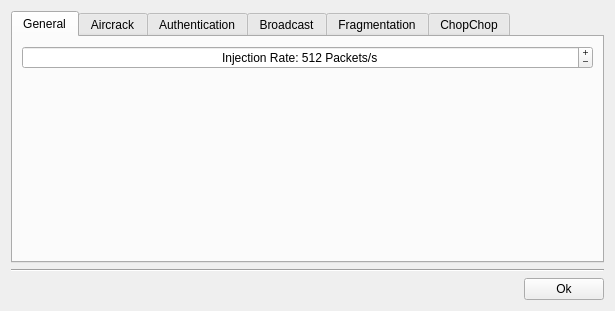
<?xml version="1.0" encoding="UTF-8"?>
<ui version="4.0">
 <class>Options</class>
 <widget class="QWidget" name="Options">
  <property name="windowModality">
   <enum>Qt::ApplicationModal</enum>
  </property>
  <property name="geometry">
   <rect>
    <x>0</x>
    <y>0</y>
    <width>615</width>
    <height>311</height>
   </rect>
  </property>
  <property name="windowTitle">
   <string>Options</string>
  </property>
  <layout class="QGridLayout" name="gridLayout_2">
   <item row="1" column="0" colspan="2">
    <widget class="Line" name="line_5">
     <property name="orientation">
      <enum>Qt::Horizontal</enum>
     </property>
    </widget>
   </item>
   <item row="2" column="0">
    <spacer name="horizontalSpacer">
     <property name="orientation">
      <enum>Qt::Horizontal</enum>
     </property>
     <property name="sizeHint" stdset="0">
      <size>
       <width>40</width>
       <height>20</height>
      </size>
     </property>
    </spacer>
   </item>
   <item row="2" column="1">
    <widget class="QPushButton" name="pushButtonOk">
     <property name="text">
      <string>Ok</string>
     </property>
     <property name="icon">
      <iconset resource="../icons.qrc">
       <normaloff>:/icons/icons/clean.png</normaloff>:/icons/icons/clean.png</iconset>
     </property>
    </widget>
   </item>
   <item row="0" column="0" colspan="2">
    <widget class="QTabWidget" name="tabWidget">
     <property name="currentIndex">
      <number>0</number>
     </property>
     <widget class="QWidget" name="tab">
      <attribute name="title">
       <string>General</string>
      </attribute>
      <layout class="QFormLayout" name="formLayout">
       <item row="0" column="0" colspan="2">
        <widget class="QSpinBox" name="spinBoxRate">
         <property name="sizePolicy">
          <sizepolicy hsizetype="Minimum" vsizetype="Minimum">
           <horstretch>0</horstretch>
           <verstretch>0</verstretch>
          </sizepolicy>
         </property>
         <property name="alignment">
          <set>Qt::AlignCenter</set>
         </property>
         <property name="buttonSymbols">
          <enum>QAbstractSpinBox::PlusMinus</enum>
         </property>
         <property name="suffix">
          <string> Packets/s</string>
         </property>
         <property name="prefix">
          <string>Injection Rate: </string>
         </property>
         <property name="minimum">
          <number>8</number>
         </property>
         <property name="maximum">
          <number>1024</number>
         </property>
         <property name="value">
          <number>512</number>
         </property>
        </widget>
       </item>
      </layout>
     </widget>
     <widget class="QWidget" name="tab_2">
      <attribute name="title">
       <string>Aircrack</string>
      </attribute>
      <layout class="QFormLayout" name="formLayout_2">
       <property name="fieldGrowthPolicy">
        <enum>QFormLayout::AllNonFixedFieldsGrow</enum>
       </property>
       <item row="0" column="0" colspan="2">
        <widget class="QSpinBox" name="spinBoxFactor">
         <property name="alignment">
          <set>Qt::AlignCenter</set>
         </property>
         <property name="suffix">
          <string/>
         </property>
         <property name="prefix">
          <string>Bruteforce fudge factor: </string>
         </property>
         <property name="maximum">
          <number>10</number>
         </property>
         <property name="value">
          <number>2</number>
         </property>
        </widget>
       </item>
      </layout>
     </widget>
     <widget class="QWidget" name="tab_4">
      <attribute name="title">
       <string>Authentication</string>
      </attribute>
      <layout class="QFormLayout" name="formLayout_4">
       <item row="0" column="0" colspan="2">
        <widget class="QSpinBox" name="spinBoxAuthBurstPackets">
         <property name="alignment">
          <set>Qt::AlignCenter</set>
         </property>
         <property name="suffix">
          <string/>
         </property>
         <property name="prefix">
          <string>number of packets per burst: </string>
         </property>
         <property name="maximum">
          <number>10</number>
         </property>
         <property name="value">
          <number>1</number>
         </property>
        </widget>
       </item>
       <item row="2" column="0" colspan="2">
        <widget class="QSpinBox" name="spinBoxAuthRetry">
         <property name="alignment">
          <set>Qt::AlignCenter</set>
         </property>
         <property name="suffix">
          <string> times</string>
         </property>
         <property name="prefix">
          <string>exit after retry fake auth request </string>
         </property>
         <property name="maximum">
          <number>50</number>
         </property>
         <property name="value">
          <number>10</number>
         </property>
        </widget>
       </item>
       <item row="1" column="0" colspan="2">
        <widget class="QLabel" name="label_7">
         <property name="text">
          <string>The more packets per burst, the more data is necessary to do auth.</string>
         </property>
        </widget>
       </item>
      </layout>
     </widget>
     <widget class="QWidget" name="tab_3">
      <attribute name="title">
       <string>Broadcast</string>
      </attribute>
      <layout class="QFormLayout" name="formLayout_3">
       <item row="0" column="0" colspan="2">
        <widget class="QSpinBox" name="spinBoxBroadcastMinPack">
         <property name="alignment">
          <set>Qt::AlignCenter</set>
         </property>
         <property name="prefix">
          <string>minimum packet length: </string>
         </property>
         <property name="minimum">
          <number>32</number>
         </property>
         <property name="maximum">
          <number>256</number>
         </property>
         <property name="value">
          <number>68</number>
         </property>
        </widget>
       </item>
       <item row="1" column="0" colspan="2">
        <widget class="QSpinBox" name="spinBoxBroadcastMaxPack">
         <property name="alignment">
          <set>Qt::AlignCenter</set>
         </property>
         <property name="prefix">
          <string>maximum packet length: </string>
         </property>
         <property name="minimum">
          <number>32</number>
         </property>
         <property name="maximum">
          <number>512</number>
         </property>
         <property name="value">
          <number>128</number>
         </property>
        </widget>
       </item>
       <item row="2" column="0" colspan="2">
        <widget class="QLabel" name="label_5">
         <property name="text">
          <string>The short the packet injected it is, the high injection rate you will have.</string>
         </property>
        </widget>
       </item>
       <item row="3" column="0" colspan="2">
        <widget class="QLabel" name="label_6">
         <property name="text">
          <string>But is more difficult to find short packets.</string>
         </property>
        </widget>
       </item>
      </layout>
     </widget>
     <widget class="QWidget" name="tab_5">
      <attribute name="title">
       <string>Fragmentation</string>
      </attribute>
      <layout class="QFormLayout" name="formLayout_6">
       <item row="0" column="0" colspan="2">
        <widget class="QSpinBox" name="spinBoxFragMinPack">
         <property name="alignment">
          <set>Qt::AlignCenter</set>
         </property>
         <property name="prefix">
          <string>minimum packet length: </string>
         </property>
         <property name="minimum">
          <number>32</number>
         </property>
         <property name="maximum">
          <number>256</number>
         </property>
         <property name="value">
          <number>68</number>
         </property>
        </widget>
       </item>
       <item row="1" column="0" colspan="2">
        <widget class="QSpinBox" name="spinBoxFragMaxPack">
         <property name="alignment">
          <set>Qt::AlignCenter</set>
         </property>
         <property name="prefix">
          <string>maximum packet length: </string>
         </property>
         <property name="minimum">
          <number>32</number>
         </property>
         <property name="maximum">
          <number>512</number>
         </property>
         <property name="value">
          <number>150</number>
         </property>
        </widget>
       </item>
       <item row="2" column="0" colspan="2">
        <widget class="QLabel" name="label_3">
         <property name="text">
          <string>The short the packet injected it is, the high injection rate you will have.</string>
         </property>
        </widget>
       </item>
       <item row="3" column="0" colspan="2">
        <widget class="QLabel" name="label_4">
         <property name="text">
          <string>But is more difficult to find short packets.</string>
         </property>
        </widget>
       </item>
      </layout>
     </widget>
     <widget class="QWidget" name="tab_6">
      <attribute name="title">
       <string>ChopChop</string>
      </attribute>
      <layout class="QFormLayout" name="formLayout_5">
       <property name="fieldGrowthPolicy">
        <enum>QFormLayout::AllNonFixedFieldsGrow</enum>
       </property>
       <item row="0" column="0" colspan="2">
        <widget class="QSpinBox" name="spinBoxChopMinPack">
         <property name="alignment">
          <set>Qt::AlignCenter</set>
         </property>
         <property name="prefix">
          <string>minimum packet length: </string>
         </property>
         <property name="minimum">
          <number>32</number>
         </property>
         <property name="maximum">
          <number>256</number>
         </property>
         <property name="value">
          <number>68</number>
         </property>
        </widget>
       </item>
       <item row="1" column="0" colspan="2">
        <widget class="QSpinBox" name="spinBoxChopMaxPack">
         <property name="alignment">
          <set>Qt::AlignCenter</set>
         </property>
         <property name="prefix">
          <string>maximum packet length: </string>
         </property>
         <property name="minimum">
          <number>32</number>
         </property>
         <property name="maximum">
          <number>512</number>
         </property>
         <property name="value">
          <number>128</number>
         </property>
        </widget>
       </item>
       <item row="2" column="0" colspan="2">
        <widget class="QLabel" name="label">
         <property name="text">
          <string>The short the packet injected it is, the high injection rate you will have.</string>
         </property>
        </widget>
       </item>
       <item row="3" column="0" colspan="2">
        <widget class="QLabel" name="label_2">
         <property name="text">
          <string>But is more difficult to find short packets.</string>
         </property>
        </widget>
       </item>
      </layout>
     </widget>
    </widget>
   </item>
  </layout>
 </widget>
 <resources>
  <include location="../icons.qrc"/>
 </resources>
 <connections>
  <connection>
   <sender>pushButtonOk</sender>
   <signal>clicked()</signal>
   <receiver>Options</receiver>
   <slot>close()</slot>
   <hints>
    <hint type="sourcelabel">
     <x>455</x>
     <y>59</y>
    </hint>
    <hint type="destinationlabel">
     <x>269</x>
     <y>40</y>
    </hint>
   </hints>
  </connection>
 </connections>
</ui>
